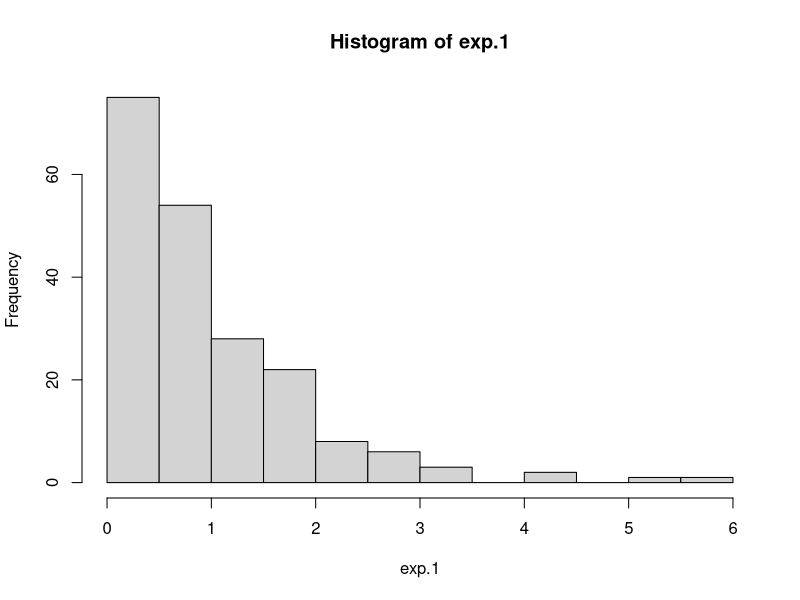
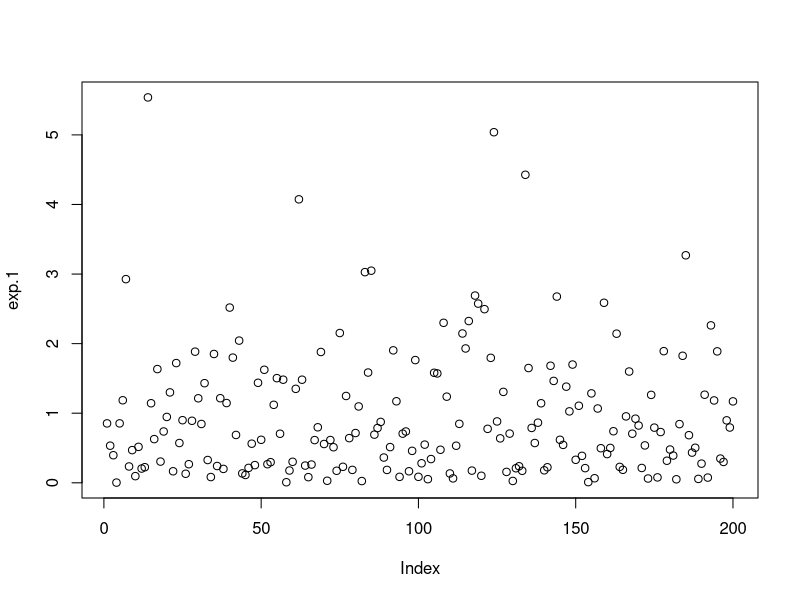
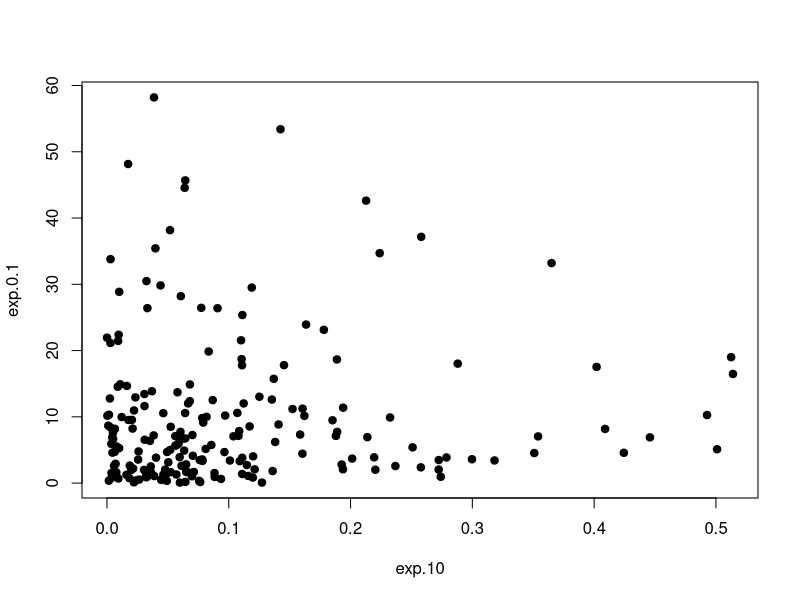
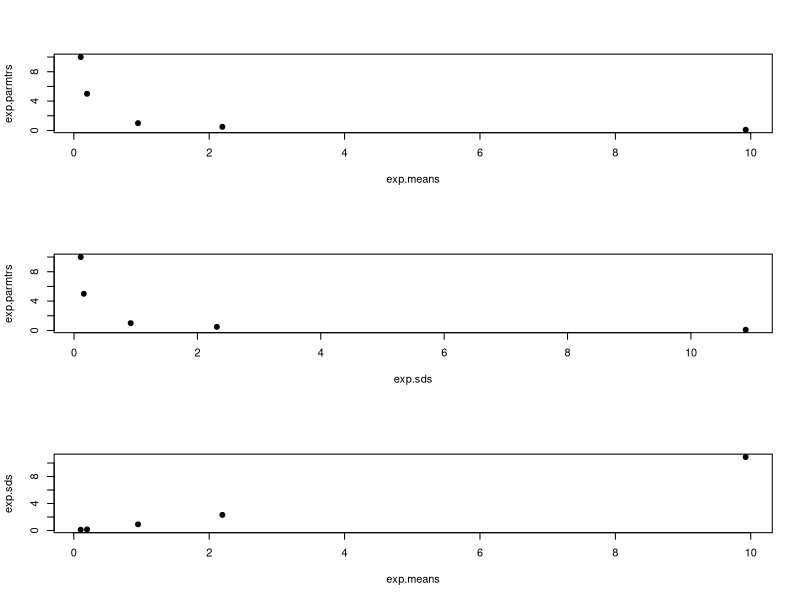

Write the R code that produced these figures, in order. (Note: this script raises an error after producing the figures.)
#   Задание 1
#################################
#Сгенерируйте 200 случайных значений из стандартного экспоненциального распределения и сохраните в вектор exp.1. Найдите среднее и стандартное отклонение из данных этого вектора.

exp.1 <- rexp(n = 200)
exp.1.mean <- mean(exp.1)
exp.1.sd <- sd(exp.1)
#Повторите, использовав следующие значения параметра λ: 0.1, 0.5, 5, 10, и сохраните результаты в векторы: exp.0.1, exp.0.5, exp.5, exp.10.

exp.0.1 <- rexp(n = 200, rate = 0.1)
exp.0.5 <- rexp(n = 200, rate = 0.5)
exp.5 <- rexp(n = 200, rate = 5)
exp.10 <- rexp(n = 200, rate = 10)
#Используйте функцию hist() для построения гистограммы полученного ранее стандартного распределения.
#Используйте функцию plot() с тем же самым вектором для построения графика значений в порядке следования.

hist(exp.1)
plot(exp.1)
#Используйте функцию plot() с любыми двумя полученными ранее векторами, чтобы получить диаграмму рассеяния (scatterplot) этих векторов относительно друг друга.

plot(exp.10, exp.0.1, bg = "black", pch = 21)
#Теперь сравним свойства всех наших векторов. Для начала создадим вектор, содержащий средние значения каждого из 5 полученных ранее распределений в порядке их создания. Полученный вектор сохраним в переменную exp.means.

exp.means <- c(mean(exp.1), mean(exp.0.1), mean(exp.0.5), mean(exp.5), mean(exp.10))
#Далее необходимо создать следующие диаграммы рассеяния:
#Вектор с пятью средними относительно каждого из пяти векторов с различными значениями λ.
#Вектор с пятью стандартными отклонениями относительно каждого из пяти векторов с различными значениями λ.
#Вектор с пятью средними относительно вектора с пятью стандартными отклонениями.
exp.parmtrs <- c(1, 0.1, 0.5, 5, 10)
exp.sds <- c(sd(exp.1), sd(exp.0.1), sd(exp.0.5), sd(exp.5), sd(exp.10))

par(mfrow = c(3, 1))
plot(exp.means, exp.parmtrs, bg = "black", pch = 21)
plot(exp.sds, exp.parmtrs, bg = "black", pch = 21)
plot(exp.means, exp.sds, bg = "black", pch = 21)
#Для каждого графика, поясните увиденное.

#Вывод №1: значения параметров λ обратно пропорциональны среднему и стандартному отклонению экспоненциального распределения
#Интересный факт: графики зависимостей λ от mean и sd для __экспоненциального__ распределения представляют собой экспоненту
#Вывод №2: sd и mean прямо пропорциональны и имеют прямолинейную зависимость

#   Задание 2
#################################
#Для демонстрации сгенерируйте 1100000 (1 млн. 100 тысяч) чисел из стандартного экспоненциального распределения и сохраните их в вектор huge.exp.1. Получите среднее и стандартное отклонение.

huge.exp.1 <- rexp(1100000)
huge.exp.1.mean <- mean(huge.exp.1)
huge.exp.1.sd <- sd(huge.exp.1)
#Получите гистограмму huge.exp.1. Она соответствует функции 1 - e:^(-x)? Должна ли?

plot(0:15,type="l", 1 - exp(-x), lwd = 2, main="", xlab="", ylab="", yaxt="n", xaxt="n", col="red")
par(new = TRUE)
hist(huge.exp.1, prob = TRUE, main = "", xlab = "", ylab = "", yaxt = "n", xaxt = "n")
lines(density(huge.exp.1, adjust = 5), lwd = 2)
legend("topright", col = c("black", "red"), lty = 1, lwd = 3, bty = "n",
        legend = c("huge.exp.1 hist", "1 - e^(-x)"), text.col = c("black", "red"))
#Полученный график распределения случайной величины очевидно не соответствует графику соответствующей функции распределения и не должен, т.к. в 1 случае - распределение случайной величины по экспоненциальному закону, а во втором - функция

#Получите среднее всех чисел из huge.exp.1 строго больших 1. Для проверки выборки может потребоваться новый вектор.

huge.exp.1.more_than_one_mean <- mean(huge.exp.1[huge.exp.1 > 1])
#Получите матрицу huge.exp.1.mat, содержащую 1100 строк и 1000 колонок. Постройте гистограмму, использовав полученную матрицу. Что можно сказать о полученных данных?

huge.exp.1.mat <- matrix(huge.exp.1, 1100, 1000)
hist(huge.exp.1.mat, prob = TRUE)
lines(density(huge.exp.1.mat, adjust = 5), lwd = 2)
#Вид гистограммы совпадает с полученной из вектора

#Рассчитайте среднее 137-й колонки из huge.exp.1.mat

colMeans(huge.exp.1.mat)[137]
#Найдите среднее всей 1000 колонок и сохраните их в вектор. Отобразите диаграмму средних зннчений колонок. Объясните почему форма диаграммы отличается от виденных ранее

huge.exp.1.mat.mean <- colMeans(huge.exp.1.mat)
barplot(huge.exp.1.mat.mean)
#Рассчитайте квадрат каждого значения из huge.exp.1 и найдите среднее и стандартное отклонение полученного вектора квадратов. Объясните отличие от соответствующих показателей вектора huge.exp.1.

huge.exp.1.square <- huge.exp.1 ^ 2
huge.exp.1.square.mean <- mean(huge.exp.1.square)
huge.exp.1.square.sd <- sd(huge.exp.1.square)

huge.exp.1.square.mean - huge.exp.1.mean
#По формуле среднего - чем больше сумма всех элементов, тем больше значение среднего, количество элементов остается прежним
huge.exp.1.square.sd - huge.exp.1.sd
#Значение среднего векторов квадратов больше (см. выше): из-за этого и из-за отличающихся от обычных значений вектора элементов x прослеживается ощутимая разница в результатах